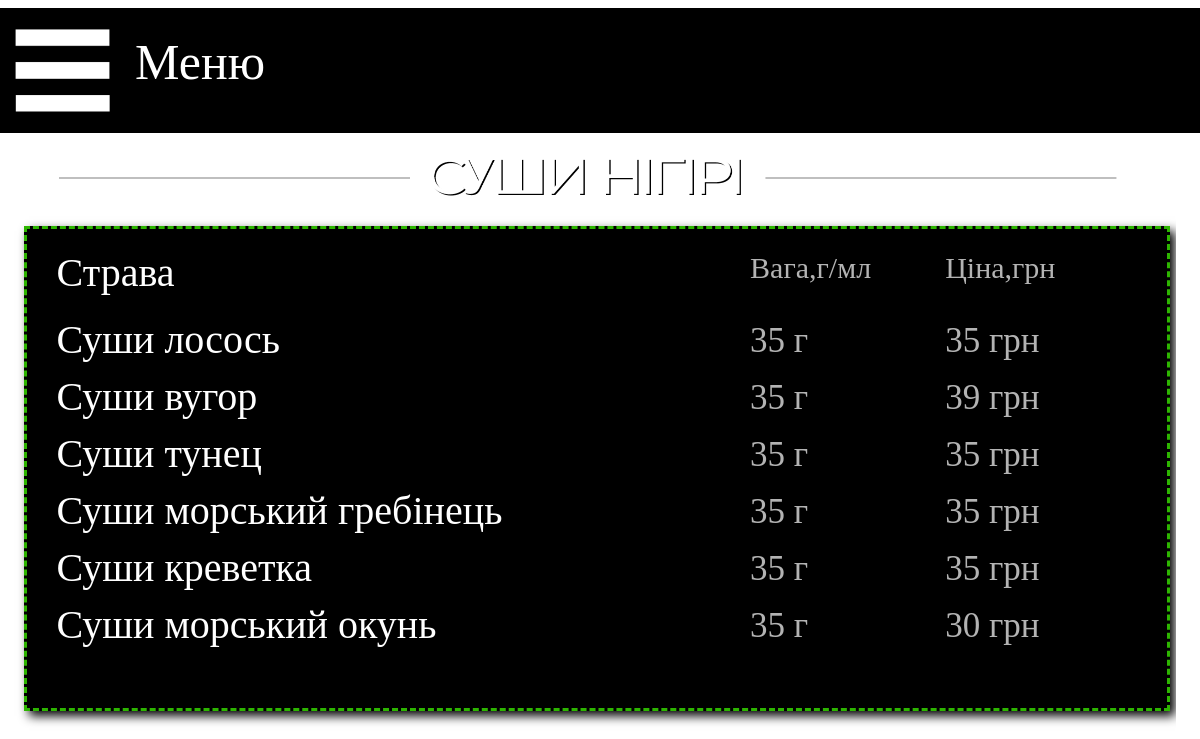
/sushi_nigiri, run on the app's committed database.
### main/models.py (models this page shows, shortened)
class Menu_nigiri(models.Model):
    name = models.CharField('Название', max_length=40)
    weight = models.CharField('Вес', max_length=10)
    spec = models.CharField('Состав', max_length=200, blank=True)
    price = models.CharField('Цена', max_length=10)
    image = models.ImageField(upload_to="sushi", default='sushi/empty.png')
    class Meta:
        verbose_name = 'Нигири'
        verbose_name_plural = 'Нигири'

### main/views.py (the view)
# urls.py: path('sushi_nigiri', views.sushi_nigiri, name='nigiri'),
def sushi_nigiri(request):
    dish = Menu_nigiri.objects.all()
    n1 = sushi_news.objects.all()
    return render(request, 'main/sushi_Sushi_nigiri.html', {'Menu': dish, 'news': n1})

### main/templates/main/sushi_Sushi_nigiri.html (shortened to what this page needs)
{% extends 'main/base_sushi.html' %}
{% load static %}
{% block content_top %}
<div class="content_top">
    <img src="{% static 'img/content_top/nigiri.png' %}" width="100%" height="100%">
</div>
{% endblock %}
{% block content2 %}
<div class="menu_list">
    <div class="menu_list_in">
        <div class="menu_list_head_name">Страва</div>
        <div class="menu_list_head_price">Цiна,грн</div>
        <div class="menu_list_head_weight">Вага,г/мл</div>
        {% for el in Menu %}
        <div class="menu_list_name">{{el.name}}</div>
        <div class="menu_list_price">{{el.price}}</div>
        <div class="menu_list_weight">{{el.weight}}</div>
        {% endfor %}
    </div>
</div>
{% endblock %}

### main/static/css/style1.css (style rules this page uses)
.body { background-image: url(storage/back1_1.png); background-size: 100%; margin-right: auto; margin-left: auto; }
.menu_list { float: left; width: 97%; height: auto; background-color: black; border: 3px dashed #2db500; box-shadow: 5px 5px 10px black; }
.menu_list_in { float: left; width: 95%; height: auto; margin-left: 30px; margin-top: 20px; margin-right: 20px; margin-bottom: 60px; }
.menu_list_head_name { width: 76%; float: left; font-family: Eastman; color: white; font-size: 20px; margin-bottom: 10px; }
.menu_list_head_weight { margin-top: 2px; width: 12%; float: right; font-family: Eastman; color: white; font-size: 15px; opacity: 70%; margin-bottom: 10px; }
.menu_list_head_price { margin-top: 2px; width: 12%; float: right; font-family: Eastman; color: white; font-size: 15px; opacity: 70%; margin-bottom: 10px; }
.menu_list_name { width: 76%; float: left; font-family: Eastman; color: white; font-size: 20px; margin-top: 10px; }
.menu_list_weight { width: 12%; float: right; font-family: Eastman; color: white; font-size: 15px; opacity: 70%; margin-top: 15px; }
.menu_list_price { width: 12%; float: right; font-family: Eastman; color: white; font-size: 15px; opacity: 70%; margin-top: 15px; }
.content_top { margin-left: 5%; margin-top: 0.75%; width: 90%; height: 13.5%; }

### main/static/css/adaptive.css (style rules this page uses)
@media only screen and (max-width: 1200px) { .body { background-image: url(storage/back_sushi.png); } }
@media only screen and (max-width: 1200px) { .content_top { margin-top: 100px; height: 100px; } }
@media only screen and (max-width: 1200px) { .menu_list_head_name { font-size: 40px; width: 50%; } }
@media only screen and (max-width: 1200px) { .menu_list_head_weight { font-size: 30px; width: 18%; } }
@media only screen and (max-width: 1200px) { .menu_list_head_price { font-size: 30px; width: 18%; } }
@media only screen and (max-width: 1200px) { .menu_list_name { font-size: 40px; width: 60%; } }
@media only screen and (max-width: 1200px) { .menu_list_weight { font-size: 35px; width: 18%; } }
@media only screen and (max-width: 1200px) { .menu_list_price { font-size: 35px; width: 18%; } }

### data on the page
Menu_nigiri: name "Суши лосось", price "35 грн", weight "35 г"
Menu_nigiri: name "Суши вугор", price "39 грн", weight "35 г"
Menu_nigiri: name "Суши тунец", price "35 грн", weight "35 г"
Menu_nigiri: name "Суши морський гребiнець", price "35 грн", weight "35 г"
Menu_nigiri: name "Суши креветка", price "35 грн", weight "35 г"
Menu_nigiri: name "Суши морський окунь", price "30 грн", weight "35 г"
